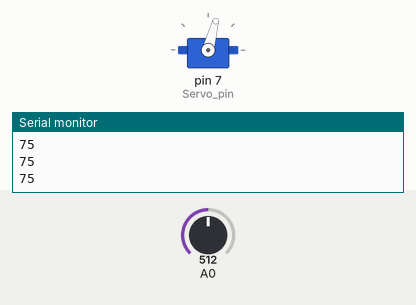
Recording of a sketch running on a simulated Arduino Uno, built with avr-gcc and run on an emulated ATmega328P. On the bench: servo, the last lines printed to the serial monitor. The test bench sets the inputs (shaded band); at power-on: A0 = 512.

Above: at 1.2 s.
1.3 s: A0 set to 716
At 1.8 s:
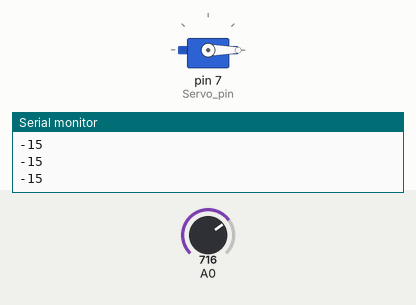
2.8 s: A0 set to 306
At 3.1 s:
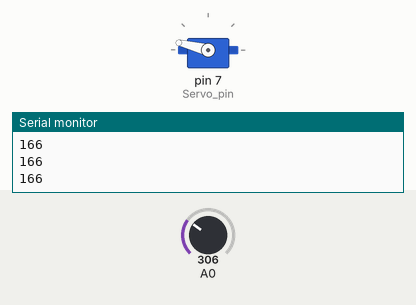
4.3 s: A0 set to 122
At 5.3 s:
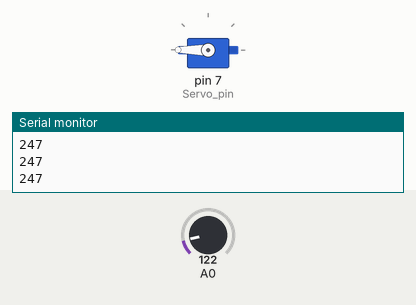
5.8 s: A0 set to 511
At 6.5 s:
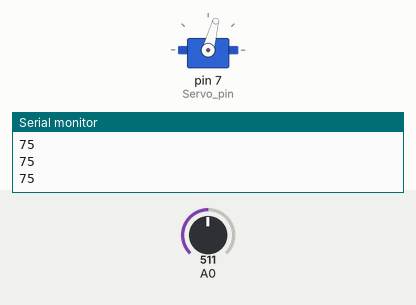
7.3 s: A0 set to 900
At 7.6 s:
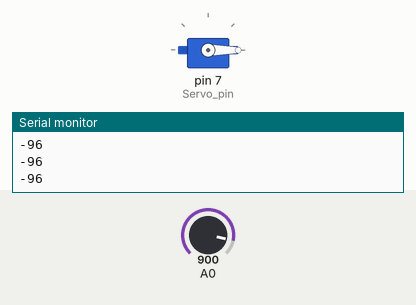
Timing chart, 0 to 9.8 s (numbered marks = the images above; inputs shaded):
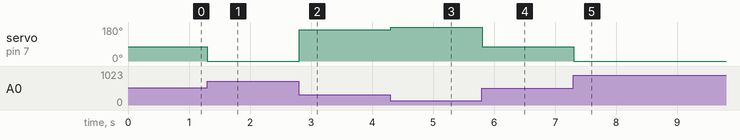

The sketch:

Flex_sensor_with_servo_motor.ino
```cpp
// C++ code
//Flex sensor with servo motor
#include<Servo.h>
int flex_sensor=A0;
int Servo_pin=7;
Servo myServo;
void setup()
{
 Serial.begin(9600);
myServo.attach(Servo_pin);}
void loop(){
  int angle_value=angle();
  myServo.write(angle_value);
  Serial.println(angle_value);
}
int angle(){
  int sensor_value=analogRead(A0);
  int angle= map(sensor_value,682,275,0,180);
  //Serial.println(sensor_value);
  return angle;
}
```

Measured:
- after the input at 1.3 s, servo on pin 7 (Servo_pin): 75° → 0° at once
- after the input at 2.8 s, servo on pin 7 (Servo_pin): 0° → 166° at once
- after the input at 4.3 s, servo on pin 7 (Servo_pin): 166° → 180° at once
- after the input at 5.8 s, servo on pin 7 (Servo_pin): 180° → 75° at once
- after the input at 7.3 s, servo on pin 7 (Servo_pin): 75° → 0° at once
